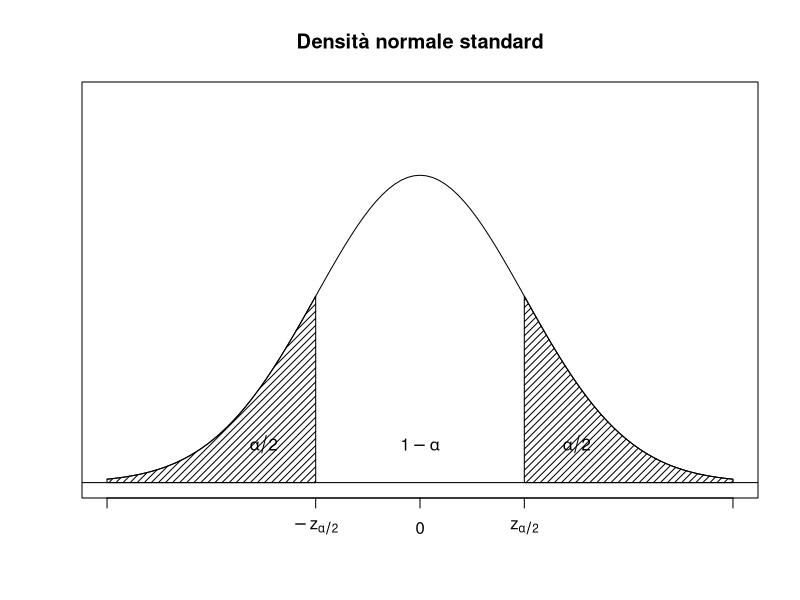

Source code (R):
## ---- chunk 1
curve(dnorm(x,mean=0,sd=1) ,from=-3, to=3, axes=FALSE ,ylim=c(0,0.5) , xlab="",ylab="",
      main="Densità normale standard")
text(0,0.05, expression (1- alpha))
axis(1,c(-3,-1,0,1,3),c("",expression (-z[alpha/2]), 0, expression (z[alpha /2]) ,""))
vals<-seq(-3,-1, length =100)
x<-c(-3,vals ,-1,-3)
y<-c(0, dnorm(vals) ,0,0)
polygon (x,y,density =20, angle =45)
vals<-seq(1,3, length =100)
x<-c(1,vals ,3,1)
y<-c(0, dnorm(vals) ,0,0)
polygon (x,y,density =20, angle =45)
abline (h=0)
text(-1.5,0.05, expression (alpha/2))
text(1.5,0.05, expression (alpha/2))
box()
## ---- chunk 2
intervalloDiConfidenza <- function(grado, lunghezzaCampione, mediaCampionaria) {
  alpha <- 1 - grado
  zalpha <- qnorm(1 - alpha / 2, mean = 0, sd = 1)
  a2 <- lunghezzaCampione * mediaCampionaria^2
  a1 <- zalpha^2 - 2 * lunghezzaCampione * mediaCampionaria
  a0 <- lunghezzaCampione - zalpha^2
  radici <- polyroot(c(a0,a1,a2))
  radici
}
## ---- chunk 3
campione <- c(2, 1, 1, 3, 1, 3, 4, 5, 1, 1, 1, 1, 4, 2, 2, 2, 4, 3, 3, 1, 
         1, 1, 2, 2, 1, 1, 1, 2, 3, 6, 3, 1, 6, 1, 1, 2, 1, 4, 1, 1, 
         4, 3, 2, 1, 4, 6, 7, 2, 1, 1, 3, 1, 1, 4, 1, 1, 4, 1, 4, 1, 
         2, 1, 1, 1, 4, 2, 1, 2, 3, 2, 2, 1, 2, 1, 2, 1, 2, 2, 6, 5, 
         6, 2, 6, 2, 3, 2, 2, 2, 4, 1, 1, 1, 1, 2, 3, 9, 3, 1, 2, 1)

intervallo <- intervalloDiConfidenza(grado = 0.95, 
                                     lunghezzaCampione = length(campione), 
                                     mediaCampionaria = mean(campione))
## ---- chunk 4
differenzeValoriMedi <- function(grado, n1, n2, m1, m2) {
  alpha <- 1 - grado
  delta <- m1 * (m1 - 1) / n1 + m2 * (m2 - 1) / n2
  radice <- sqrt(delta)
  a <- m1 - m2
  b <- qnorm(1 - alpha / 2, mean = 0, sd = 1) * radice
  left <-  a - b
  right <- a + b
  return(c(left, right))
}
## ---- chunk 5
#campione1 <- rgeom(150, prob = 0.3) + 1
campione1 <- c(2, 4, 7, 5, 2, 2, 1, 2, 6, 5, 3, 2, 6, 1, 4, 1, 5, 1, 1, 1, 
              2, 1, 5, 4, 9, 6, 3, 5, 3, 4, 3, 1, 6, 1, 3, 1, 1, 4, 3, 1, 
              3, 1, 1, 1, 1, 4, 2, 3, 6, 1, 3, 1, 3, 7, 12, 5, 5, 3, 1, 4, 
              2, 3, 1, 7, 4, 3, 5, 1, 3, 11, 9, 1, 3, 4, 1, 2, 4, 2, 1, 4, 
              4, 2, 5, 8, 12, 5, 2, 1, 1, 6, 2, 2, 5, 1, 4, 7, 1, 3, 1, 2, 
              2, 2, 4, 4, 3, 4, 2, 4, 1, 5, 1, 2, 1, 3, 4, 1, 6, 1, 2, 3,
              12, 2, 3, 4, 13, 1, 1, 2, 3, 3, 3, 4, 2, 9, 1, 5, 1, 2, 1, 5, 
              3, 5, 8, 1, 9, 9, 4, 2, 1, 5)

#campione2 <- rgeom(100, prob = 0.6) + 1
campione2 <- c(3, 1, 1, 1, 2, 2, 2, 1, 1, 1, 3, 1, 1, 1, 4, 2, 3, 2, 1, 4, 
               4, 4, 1, 1, 1, 1, 3, 1, 1, 2, 1, 1, 1, 2, 1, 2, 2, 1, 1, 1, 
               1, 2, 1, 1, 2, 1, 1, 1, 1, 1, 1, 1, 1, 1, 1, 1, 2, 1, 1, 6, 
               1, 1, 2, 3, 2, 4, 2, 1, 1, 2, 1, 1, 4, 6, 1, 2, 1, 1, 1, 1, 
               2, 2, 3, 1, 1, 2, 1, 4, 1, 1, 1, 1, 1, 1, 2, 1, 6, 1, 2, 1)

intervallo <- differenzeValoriMedi(grado = 0.99, 
                               n1 = length(campione1), n2 = length(campione2), 
                               m1 = mean(campione1), m2 = mean(campione2))
